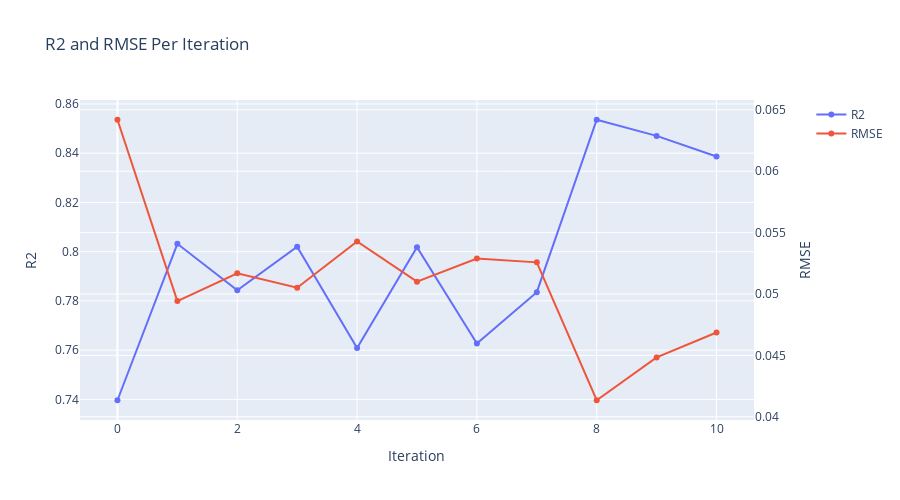

The notebook cell saved with this chart:
### Code cell
fig = make_subplots(specs=[[{"secondary_y": True}]])


fig.add_trace(go.Scatter(y =  r2.r2, x = r2.index, name = "R2"),  secondary_y=False)
fig.add_trace(go.Scatter(y =  r2.neg_root_mean_squared_error * -1, x = r2.index, name = "RMSE"), secondary_y=True)


fig.update_layout(title="R2 and RMSE Per Iteration",
                    xaxis_title='Iteration',
                    yaxis_title='R2',
                    yaxis2_title='RMSE',
                   autosize=False,
                   width=900,
                  height=500,
                 )
fig.update_layout(title_text = "R2 and RMSE Per Iteration")

fig.show()

### Figure 1 — Plotly figure (JSON) as saved in the notebook; plotly's stock layout.template omitted (floating-point values rounded to 4 significant figures)
{"data": [{"name": "R2", "type": "scatter", "x": [0, 1, 2, 3, 4, 5, 6, 7, 8, 9, 10], "xaxis": "x", "y": [0.7397, 0.8032, 0.7843, 0.802, 0.7609, 0.8018, 0.7627, 0.7836, 0.8536, 0.847, 0.8386], "yaxis": "y"}, {"name": "RMSE", "type": "scatter", "x": [0, 1, 2, 3, 4, 5, 6, 7, 8, 9, 10], "xaxis": "x", "y": [0.06419, 0.04942, 0.05168, 0.05051, 0.05427, 0.051, 0.05289, 0.05257, 0.04134, 0.04483, 0.04686], "yaxis": "y2"}], "layout": {"autosize": false, "height": 500, "title": {"text": "R2 and RMSE Per Iteration"}, "width": 900, "xaxis": {"anchor": "y", "autorange": true, "domain": [0, 0.94], "range": [-0.6254, 10.63], "title": {"text": "Iteration"}, "type": "linear"}, "yaxis": {"anchor": "x", "autorange": true, "domain": [0, 1], "range": [0.7316, 0.8616], "title": {"text": "R2"}, "type": "linear"}, "yaxis2": {"anchor": "x", "autorange": true, "overlaying": "y", "range": [0.03974, 0.0658], "side": "right", "title": {"text": "RMSE"}, "type": "linear"}}}
